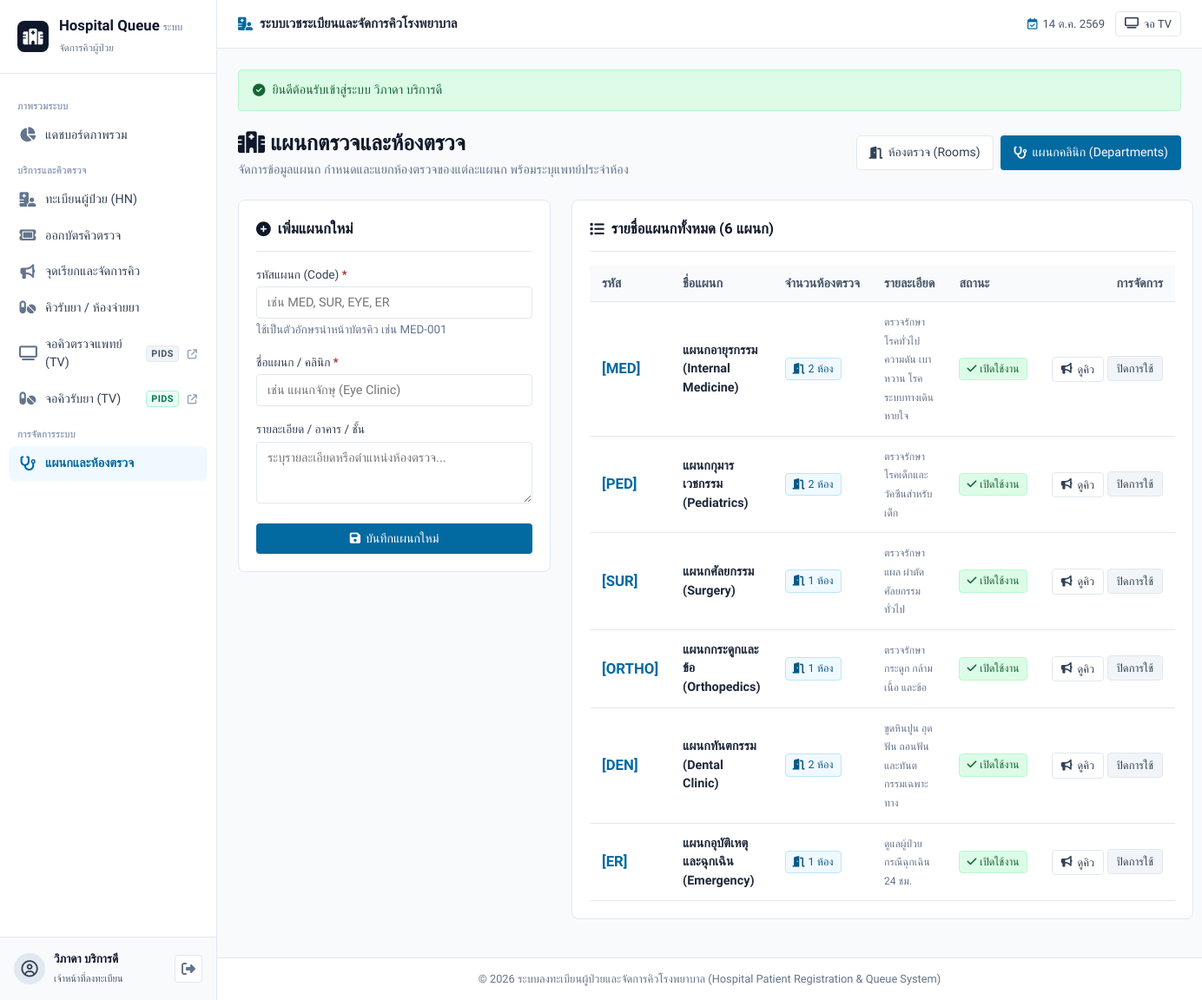
Page /departments.php?tab=departments (signed in) on the committed database.
### tables this page shows
CREATE TABLE `departments` (
  `id` INT AUTO_INCREMENT PRIMARY KEY,
  `department_code` VARCHAR(20) NOT NULL UNIQUE COMMENT 'รหัสแผนก เช่น MED, SUR, PED',
  `department_name` VARCHAR(150) NOT NULL COMMENT 'ชื่อแผนก/คลินิก',
  `description` TEXT NULL,
  `is_active` TINYINT(1) DEFAULT 1,
  `created_at` TIMESTAMP DEFAULT CURRENT_TIMESTAMP
);

### departments.php (the view, shortened to what this page needs)
<?php
require_once __DIR__ . '/config/database.php';
$tab = $_GET['tab'] ?? 'rooms';
$departments = $pdo->query("
    SELECT d.*, COUNT(r.id) as room_count
    FROM departments d
    LEFT JOIN rooms r ON d.id = r.department_id AND r.is_active = 1
    GROUP BY d.id
    ORDER BY d.is_active DESC, d.id ASC
")->fetchAll();
$doctors = $pdo->query("
    SELECT id, first_name, last_name, username
    FROM staff
    WHERE role = 'แพทย์' AND is_active = 1
    ORDER BY first_name ASC
")->fetchAll();
$rooms = $pdo->query("
    SELECT
        r.*,
        d.department_name,
        d.department_code,
        s.first_name as doc_fname,
        s.last_name as doc_lname
    FROM rooms r
    JOIN departments d ON r.department_id = d.id
    LEFT JOIN staff s ON r.doctor_id = s.id
    ORDER BY d.department_name ASC, r.room_number ASC
")->fetchAll();
$edit_room = null;
require_once __DIR__ . '/includes/header.php';
?>
<div class="page-header">
    <div>
        <h1 class="page-title"><i class="fa-solid fa-hospital"></i> แผนกตรวจและห้องตรวจ</h1>
        <p class="page-subtitle">จัดการข้อมูลแผนก กำหนดและแยกห้องตรวจของแต่ละแผนก พร้อมระบุแพทย์ประจำห้อง</p>
    </div>
    <div style="display: flex; gap: 8px;">
        <a href="departments.php?tab=rooms" class="btn <?= $tab === 'rooms' ? 'btn-primary' : 'btn-outline' ?>">
            <i class="fa-solid fa-door-open"></i> ห้องตรวจ (Rooms)
        </a>
        <a href="departments.php?tab=departments" class="btn <?= $tab === 'departments' ? 'btn-primary' : 'btn-outline' ?>">
            <i class="fa-solid fa-stethoscope"></i> แผนกคลินิก (Departments)
        </a>
    </div>
</div>
<?php if ($tab === 'rooms'): ?>
    <div style="display: grid; grid-template-columns: 360px 1fr; gap: 24px;">
        <div class="card" style="margin-bottom: 0;">
            <div class="card-header">
                <h2 class="card-title">
                    <?php if ($edit_room): ?>
                        <i class="fa-solid fa-pen-to-square"></i> แก้ไขห้องตรวจ
                    <?php else: ?>
                        <i class="fa-solid fa-plus-circle"></i> เพิ่มห้องตรวจใหม่
                    <?php endif; ?>
                </h2>
                <?php if ($edit_room): ?>
                    <a href="departments.php?tab=rooms" class="btn btn-outline btn-sm">ยกเลิก</a>
                <?php endif; ?>
            </div>
            <form method="POST" action="departments.php?tab=rooms">
                <input type="hidden" name="action" value="<?= $edit_room ? 'edit_room' : 'add_room' ?>">
                <?php if ($edit_room): ?>
                    <input type="hidden" name="room_id" value="<?= $edit_room['id'] ?>">
                <?php endif; ?>
                <div class="form-group">
                    <label for="department_id">แผนกตรวจ <span class="required">*</span></label>
                    <select id="department_id" name="department_id" required>
                        <option value="">-- เลือกแผนก --</option>
                        <?php foreach ($departments as $d): ?>
                            <option value="<?= $d['id'] ?>" <?= (($edit_room['department_id'] ?? '') == $d['id']) ? 'selected' : '' ?>>
                                [<?= htmlspecialchars($d['department_code']) ?>] <?= htmlspecialchars($d['department_name']) ?>
                            </option>
                        <?php endforeach; ?>
                    </select>
                </div>
                <div class="form-group">
                    <label for="room_number">หมายเลขห้อง (Room No.) <span class="required">*</span></label>
                    <input type="text" id="room_number" name="room_number" placeholder="เช่น 1, 101, 202, ER-1" required value="<?= htmlspecialchars($edit_room['room_number'] ?? '') ?>">
                    <small style="color: var(--text-muted);">ใช้แสดงบนบัตรคิวและจอเรียก เช่น ห้อง 101</small>
                </div>
                <div class="form-group">
                    <label for="room_name">ชื่อห้องตรวจ <span class="required">*</span></label>
                    <input type="text" id="room_name" name="room_name" placeholder="เช่น ห้องตรวจอายุรกรรม 1" required value="<?= htmlspecialchars($edit_room['room_name'] ?? '') ?>">
                </div>
                <div class="form-group">
                    <label for="doctor_id"><i class="fa-solid fa-user-doctor"></i> แพทย์ประจำห้อง</label>
                    <select id="doctor_id" name="doctor_id">
                        <option value="">-- ไม่ระบุ / หมุนเวียน --</option>
                        <?php foreach ($doctors as $doc): ?>
                            <option value="<?= $doc['id'] ?>" <?= (($edit_room['doctor_id'] ?? '') == $doc['id']) ? 'selected' : '' ?>>
                                <?= htmlspecialchars($doc['first_name'] . ' ' . $doc['last_name']) ?> (<?= htmlspecialchars($doc['username']) ?>)
                            </option>
                        <?php endforeach; ?>
                    </select>
                </div>
                <button type="submit" class="btn btn-primary" style="width: 100%;">
                    <i class="fa-solid fa-floppy-disk"></i> <?= $edit_room ? 'บันทึกการแก้ไขห้อง' : 'บันทึกห้องตรวจใหม่' ?>
                </button>
            </form>
        </div>
        <div class="card" style="margin-bottom: 0;">
            <div class="card-header">
                <h2 class="card-title">
                    <i class="fa-solid fa-door-open"></i> รายการห้องตรวจทั้งหมด (<?= count($rooms) ?> ห้อง)
                </h2>
            </div>
            <div class="table-responsive">
                <table class="table">
                    <thead>
                        <tr>
                            <th>ห้อง</th>
                            <th>ชื่อห้องตรวจ</th>
                            <th>แผนก</th>
                            <th>แพทย์ประจำห้อง</th>
                            <th>สถานะ</th>
                            <th style="text-align: right;">การจัดการ</th>
                        </tr>
                    </thead>
                    <tbody>
                        <?php if (empty($rooms)): ?>
                            <tr><td colspan="6" style="text-align: center; color: var(--text-muted);">ยังไม่มีห้องตรวจ</td></tr>
                        <?php else: ?>
                            <?php foreach ($rooms as $r): ?>
                            <tr>
                                <td>
                                    <span class="badge badge-room badge-room-lg">
                                        ห้อง <?= htmlspecialchars($r['room_number']) ?>
                                    </span>
                                </td>
                                <td><strong><?= htmlspecialchars($r['room_name']) ?></strong></td>
                                <td>
                                    <span class="dept-code">[<?= htmlspecialchars($r['department_code']) ?>]</span>
                                    <?= htmlspecialchars($r['department_name']) ?>
                                </td>
                                <td>
                                    <?php if ($r['doc_fname']): ?>
                                        <span class="dept-line">
                                            <i class="fa-solid fa-user-doctor"></i> <?= htmlspecialchars($r['doc_fname'] . ' ' . $r['doc_lname']) ?>
                                        </span>
                                    <?php else: ?>
                                        <span class="muted-sm">-</span>
                                    <?php endif; ?>
                                </td>
                                <td>
                                    <?php if ($r['is_active']): ?>
                                        <span class="badge badge-completed">เปิดตรวจ</span>
                                    <?php else: ?>
                                        <span class="badge badge-cancelled">ปิดชั่วคราว</span>
                                    <?php endif; ?>
                                </td>
                                <td style="text-align: right; white-space: nowrap;">
                                    <a href="departments.php?tab=rooms&edit_room_id=<?= $r['id'] ?>" class="btn btn-outline btn-sm">
                                        <i class="fa-solid fa-pen-to-square"></i> แก้ไข
                                    </a>
                                    <a href="departments.php?toggle_room=<?= $r['id'] ?>" class="btn btn-secondary btn-sm" onclick="return confirm('เปลี่ยนสถานะห้องนี้?');">
                                        <?= $r['is_active'] ? 'ปิด' : 'เปิด' ?>
                                    </a>
                                </td>
                            </tr>
                            <?php endforeach; ?>
                        <?php endif; ?>
                    </tbody>
                </table>
            </div>
        </div>
    </div>
<?php else: ?>
    <div class="split-layout">
        <div class="card card-flush">
            <div class="card-header">
                <h2 class="card-title"><i class="fa-solid fa-plus-circle"></i> เพิ่มแผนกใหม่</h2>
            </div>
            <form method="POST" action="departments.php?tab=departments">
                <div class="form-group">
                    <label for="department_code">รหัสแผนก (Code) <span class="required">*</span></label>
                    <input type="text" id="department_code" name="department_code" placeholder="เช่น MED, SUR, EYE, ER" required class="input-uppercase">
                    <small class="form-hint">ใช้เป็นตัวอักษรนำหน้าบัตรคิว เช่น MED-001</small>
                </div>
                <div class="form-group">
                    <label for="department_name">ชื่อแผนก / คลินิก <span class="required">*</span></label>
                    <input type="text" id="department_name" name="department_name" placeholder="เช่น แผนกจักษุ (Eye Clinic)" required>
                </div>
                <div class="form-group">
                    <label for="description">รายละเอียด / อาคาร / ชั้น</label>
                    <textarea id="description" name="description" rows="3" placeholder="ระบุรายละเอียดหรือตำแหน่งห้องตรวจ..."></textarea>
                </div>
                <button type="submit" class="btn btn-primary btn-block">
                    <i class="fa-solid fa-floppy-disk"></i> บันทึกแผนกใหม่
                </button>
            </form>
        </div>
        <div class="card card-flush">
            <div class="card-header">
                <h2 class="card-title"><i class="fa-solid fa-list"></i> รายชื่อแผนกทั้งหมด (<?= count($departments) ?> แผนก)</h2>
            </div>
            <div class="table-responsive">
                <table class="table">
                    <thead>
                        <tr>
                            <th>รหัส</th>
                            <th>ชื่อแผนก</th>
                            <th>จำนวนห้องตรวจ</th>
                            <th>รายละเอียด</th>
                            <th>สถานะ</th>
                            <th style="text-align: right;">การจัดการ</th>
                        </tr>
                    </thead>
                    <tbody>
                        <?php foreach ($departments as $d): ?>
                        <tr>
                            <td><strong style="color: var(--primary); font-size: 1.05rem;">[<?= htmlspecialchars($d['department_code']) ?>]</strong></td>
                            <td><strong><?= htmlspecialchars($d['department_name']) ?></strong></td>
                            <td>
                                <a href="departments.php?tab=rooms" class="badge badge-room" style="text-decoration: none;">
                                    <i class="fa-solid fa-door-open"></i> <?= $d['room_count'] ?> ห้อง
                                </a>
                            </td>
                            <td><small style="color: var(--text-muted);"><?= htmlspecialchars($d['description'] ?: '-') ?></small></td>
                            <td>
                                <?php if ($d['is_active']): ?>
                                    <span class="badge badge-completed"><i class="fa-solid fa-check"></i> เปิดใช้งาน</span>
                                <?php else: ?>
                                    <span class="badge badge-cancelled"><i class="fa-solid fa-ban"></i> ปิดใช้งาน</span>
                                <?php endif; ?>
                            </td>
                            <td style="text-align: right; white-space: nowrap;">
                                <a href="queues.php?dept_id=<?= $d['id'] ?>" class="btn btn-outline btn-sm" title="ดูคิวแผนกนี้">
                                    <i class="fa-solid fa-bullhorn"></i> ดูคิว
                                </a>
                                <a href="departments.php?tab=departments&toggle_dept=<?= $d['id'] ?>" class="btn btn-secondary btn-sm" onclick="return confirm('ยืนยันการเปลี่ยนสถานะแผนกนี้?');">
                                    <?= $d['is_active'] ? 'ปิดการใช้' : 'เปิดการใช้' ?>
                                </a>
                            </td>
                        </tr>
                        <?php endforeach; ?>
                    </tbody>
                </table>
            </div>
        </div>
    </div>
<?php endif; ?>
<?php require_once __DIR__ . '/includes/footer.php'; ?>

### rows in the picture
departments: department_code "MED", department_name "แผนกอายุรกรรม (Internal Medicine)", room_count "2", description "ตรวจรักษาโรคทั่วไป ความดัน เบาหวาน โรคระบบทางเดินหายใจ", is_active 1 (drawn)
departments: department_code "PED", department_name "แผนกกุมารเวชกรรม (Pediatrics)", room_count "2", description "ตรวจรักษาโรคเด็กและวัคซีนสำหรับเด็ก", is_active 1 (drawn)
departments: department_code "SUR", department_name "แผนกศัลยกรรม (Surgery)", room_count "1", description "ตรวจรักษาแผล ผ่าตัด ศัลยกรรมทั่วไป", is_active 1 (drawn)
departments: department_code "ORTHO", department_name "แผนกกระดูกและข้อ (Orthopedics)", room_count "1", description "ตรวจรักษากระดูก กล้ามเนื้อ และข้อ", is_active 1 (drawn)
departments: department_code "DEN", department_name "แผนกทันตกรรม (Dental Clinic)", room_count "2", description "ขูดหินปูน อุดฟัน ถอนฟัน และทันตกรรมเฉพาะทาง", is_active 1 (drawn)
departments: department_code "ER", department_name "แผนกอุบัติเหตุและฉุกเฉิน (Emergency)", room_count "1", description "ดูแลผู้ป่วยกรณีฉุกเฉิน 24 ชม.", is_active 1 (drawn)

### other values in the picture
$user['name'] ?: $user['username'] "วิภาดา บริการดี"
$user['role'] "เจ้าหน้าที่ลงทะเบียน"
$flash['message'] "ยินดีต้อนรับเข้าสู่ระบบ วิภาดา บริการดี"
count($departments) "6"
